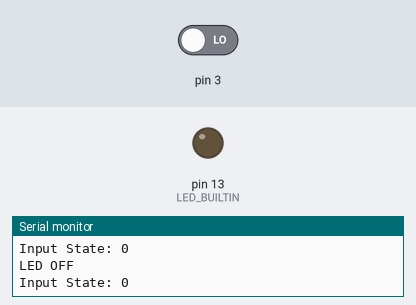
The sketch below on a simulated Arduino Uno, built with avr-gcc and run on an emulated ATmega328P. Parts: output pins drawn as LEDs (lit = HIGH), the last lines printed to the serial monitor. The inputs (shaded band) are chosen by the test bench; at power-on: pin 3 LOW.

Above: at 1.2 s.
1.3 s: pin 3 driven HIGH
At 2.3 s:
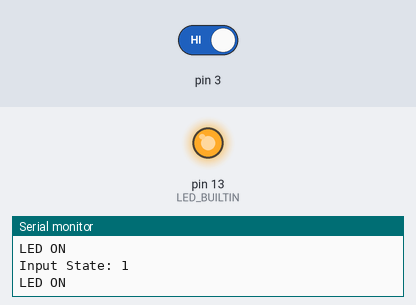
2.8 s: pin 3 driven LOW
At 3.4 s:
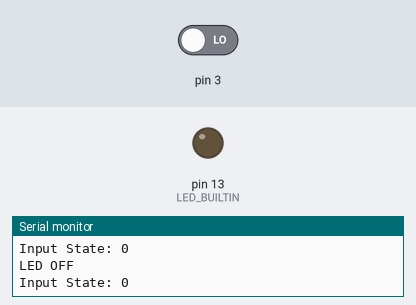
Timing chart, 0 to 5.8 s (numbered marks = the images above; inputs shaded):
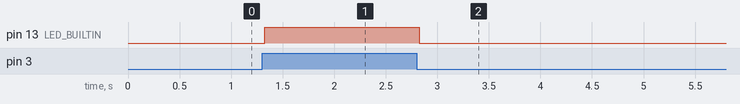

The sketch:

1.1p_sense_think_act1.ino
```cpp
void setup()
{
  //initialize Serial
  Serial.begin(9600);

  //pins for builtin LED as output and motion sensor as input
  pinMode(LED_BUILTIN, OUTPUT);
  pinMode(3, INPUT);
}

//Boolean as flag
bool moveDetected;

//input state is defaulted to low
int inputState = LOW;

void loop()
{
  //defaults to no move detected
  moveDetected = false;

  //read the state of the input pin
  inputState = digitalRead(3);

  //print the input state to Serial Monitor
  Serial.print("Input State: ");
  Serial.println(inputState);

  //if input state is high, boolean becomes true
  if (inputState == HIGH)
  {
    moveDetected = true;
  }

  //if flag is set to true, LED turns on
  if (moveDetected)
  {
    digitalWrite(LED_BUILTIN, HIGH);
    //Print the status of the LED to Serial Monitor
    Serial.println("LED ON");
  }
  //if no longer moveDetected, turn LED off
  else
  {
    digitalWrite(LED_BUILTIN, LOW);
    //print the status of LED to Serial Monitor
    Serial.println("LED OFF");
  }

  //slight delay before re-entering loop
  delay(5);
}
```

Measured:
- after the input at 1.3 s, pin 13 (LED_BUILTIN): LOW → HIGH at once
- after the input at 2.8 s, pin 13 (LED_BUILTIN): HIGH → LOW at once
